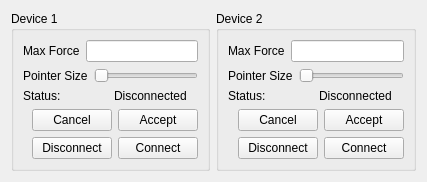
<?xml version="1.0" encoding="UTF-8"?>
<ui version="4.0">
 <class>HapticDeviceWindow</class>
 <widget class="QWidget" name="HapticDeviceWindow">
  <property name="geometry">
   <rect>
    <x>0</x>
    <y>0</y>
    <width>427</width>
    <height>178</height>
   </rect>
  </property>
  <property name="windowTitle">
   <string>Form</string>
  </property>
  <layout class="QHBoxLayout" name="horizontalLayout_11">
   <item>
    <widget class="QGroupBox" name="groupBox_Device_1">
     <property name="title">
      <string>Device 1</string>
     </property>
     <layout class="QHBoxLayout" name="horizontalLayout_9">
      <item>
       <layout class="QVBoxLayout" name="verticalLayout">
        <item>
         <layout class="QHBoxLayout" name="horizontalLayout">
          <item>
           <widget class="QLabel" name="label_MaxForce_1">
            <property name="text">
             <string>Max Force</string>
            </property>
           </widget>
          </item>
          <item>
           <widget class="QLineEdit" name="lineEdit_MaxForce_1"/>
          </item>
         </layout>
        </item>
        <item>
         <layout class="QHBoxLayout" name="horizontalLayout_2">
          <item>
           <widget class="QLabel" name="label_PointerSize_1">
            <property name="text">
             <string>Pointer Size</string>
            </property>
           </widget>
          </item>
          <item>
           <widget class="QSlider" name="horizontalSlider_PointerSize_1">
            <property name="orientation">
             <enum>Qt::Horizontal</enum>
            </property>
           </widget>
          </item>
         </layout>
        </item>
        <item>
         <layout class="QHBoxLayout" name="horizontalLayout_7">
          <item>
           <widget class="QLabel" name="label_1">
            <property name="text">
             <string>Status:</string>
            </property>
           </widget>
          </item>
          <item>
           <widget class="QLabel" name="label_Status_1">
            <property name="text">
             <string>Disconnected</string>
            </property>
           </widget>
          </item>
         </layout>
        </item>
        <item>
         <layout class="QHBoxLayout" name="horizontalLayout_12">
          <item>
           <spacer name="horizontalSpacer_3">
            <property name="orientation">
             <enum>Qt::Horizontal</enum>
            </property>
            <property name="sizeHint" stdset="0">
             <size>
              <width>40</width>
              <height>20</height>
             </size>
            </property>
           </spacer>
          </item>
          <item>
           <widget class="QPushButton" name="pushButton_Cancel_1">
            <property name="text">
             <string>Cancel</string>
            </property>
           </widget>
          </item>
          <item>
           <widget class="QPushButton" name="pushButton_Accept_1">
            <property name="text">
             <string>Accept</string>
            </property>
           </widget>
          </item>
         </layout>
        </item>
        <item>
         <layout class="QHBoxLayout" name="horizontalLayout_3">
          <item>
           <spacer name="horizontalSpacer">
            <property name="orientation">
             <enum>Qt::Horizontal</enum>
            </property>
            <property name="sizeHint" stdset="0">
             <size>
              <width>40</width>
              <height>20</height>
             </size>
            </property>
           </spacer>
          </item>
          <item>
           <widget class="QPushButton" name="pushButton_Disconnected_1">
            <property name="text">
             <string>Disconnect</string>
            </property>
           </widget>
          </item>
          <item>
           <widget class="QPushButton" name="pushButton_Connected_1">
            <property name="text">
             <string>Connect</string>
            </property>
           </widget>
          </item>
         </layout>
        </item>
       </layout>
      </item>
     </layout>
    </widget>
   </item>
   <item>
    <widget class="QGroupBox" name="groupBox_Device_2">
     <property name="title">
      <string>Device 2</string>
     </property>
     <layout class="QHBoxLayout" name="horizontalLayout_10">
      <item>
       <layout class="QVBoxLayout" name="verticalLayout_2">
        <item>
         <layout class="QHBoxLayout" name="horizontalLayout_4">
          <item>
           <widget class="QLabel" name="label_MaxForce_2">
            <property name="text">
             <string>Max Force</string>
            </property>
           </widget>
          </item>
          <item>
           <widget class="QLineEdit" name="lineEdit_MaxForce_2"/>
          </item>
         </layout>
        </item>
        <item>
         <layout class="QHBoxLayout" name="horizontalLayout_5">
          <item>
           <widget class="QLabel" name="label_PointerSize_2">
            <property name="text">
             <string>Pointer Size</string>
            </property>
           </widget>
          </item>
          <item>
           <widget class="QSlider" name="horizontalSlider_PointerSize_2">
            <property name="orientation">
             <enum>Qt::Horizontal</enum>
            </property>
           </widget>
          </item>
         </layout>
        </item>
        <item>
         <layout class="QHBoxLayout" name="horizontalLayout_8">
          <item>
           <widget class="QLabel" name="label_2">
            <property name="text">
             <string>Status:</string>
            </property>
           </widget>
          </item>
          <item>
           <widget class="QLabel" name="label_Status_2">
            <property name="text">
             <string>Disconnected</string>
            </property>
           </widget>
          </item>
         </layout>
        </item>
        <item>
         <layout class="QHBoxLayout" name="horizontalLayout_13">
          <item>
           <spacer name="horizontalSpacer_4">
            <property name="orientation">
             <enum>Qt::Horizontal</enum>
            </property>
            <property name="sizeHint" stdset="0">
             <size>
              <width>40</width>
              <height>20</height>
             </size>
            </property>
           </spacer>
          </item>
          <item>
           <widget class="QPushButton" name="pushButton_Cancel_2">
            <property name="text">
             <string>Cancel</string>
            </property>
           </widget>
          </item>
          <item>
           <widget class="QPushButton" name="pushButton_Accept_2">
            <property name="text">
             <string>Accept</string>
            </property>
           </widget>
          </item>
         </layout>
        </item>
        <item>
         <layout class="QHBoxLayout" name="horizontalLayout_6">
          <item>
           <spacer name="horizontalSpacer_2">
            <property name="orientation">
             <enum>Qt::Horizontal</enum>
            </property>
            <property name="sizeHint" stdset="0">
             <size>
              <width>40</width>
              <height>20</height>
             </size>
            </property>
           </spacer>
          </item>
          <item>
           <widget class="QPushButton" name="pushButton_Disconnected_2">
            <property name="text">
             <string>Disconnect</string>
            </property>
           </widget>
          </item>
          <item>
           <widget class="QPushButton" name="pushButton_Connected_2">
            <property name="text">
             <string>Connect</string>
            </property>
           </widget>
          </item>
         </layout>
        </item>
       </layout>
      </item>
     </layout>
    </widget>
   </item>
  </layout>
 </widget>
 <resources/>
 <connections/>
</ui>
